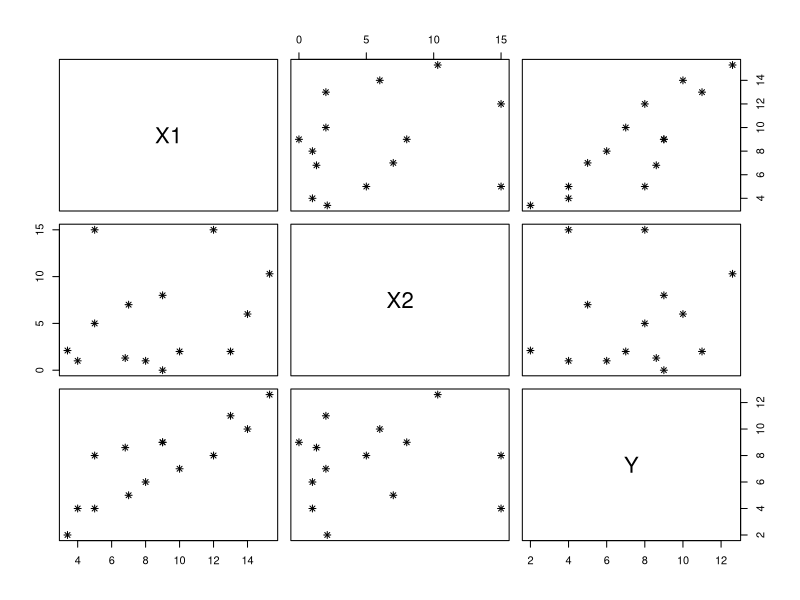
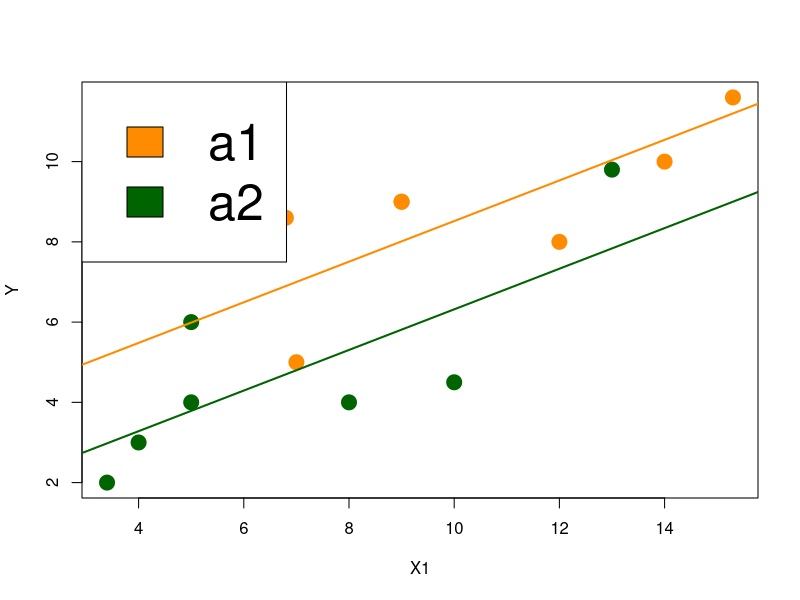
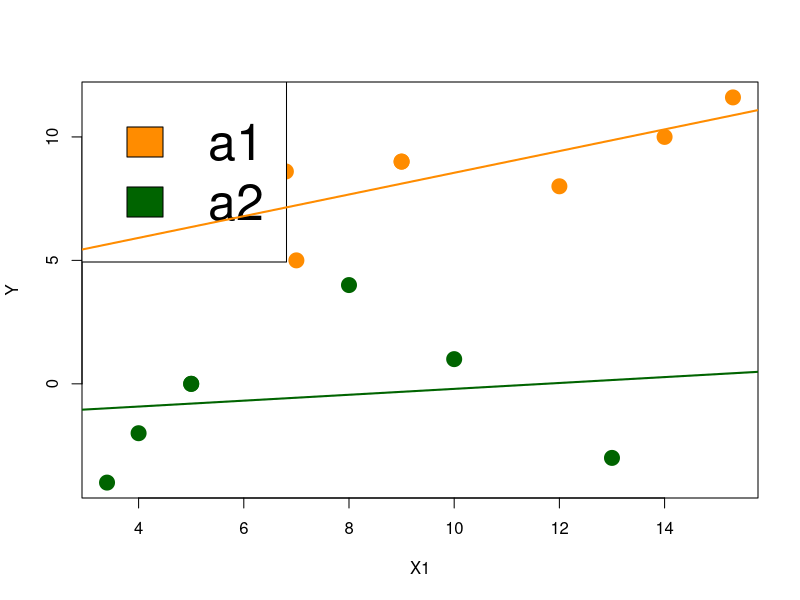

Source code (R) for these figures, in order:
## ---- chunk 1
#| echo: false

X1 <- c(9,8,12,9,10,14,5,4,13,7,5,3.4,15.3,6.8)
X2 <- c(0,1,15,8,2,6,5,1,2,7,15,2.1,10.3,1.3)
Y <- c(9,6,8,9,7,10,8,4,11,5,4,2,12.6,8.6)
LM <- lm(Y~X1+X2)
plot(data.frame(X1,X2,Y), pch = 8)
## ---- chunk 2
summary(LM)
## ---- chunk 3
#| results: hide

X1 <- c(9,8,12,9,10,14,5,4,13,7,5,3.4,15.3,6.8)
A <- c("a1","a2","a1","a1","a2","a1","a2","a2","a2",
"a1","a2","a2","a1","a1")
A <- as.factor(A)
Y <- c(9,4,8,9,4.5,10,6,3,9.8,5,4,2,11.6,8.6)
LM <- lm(Y~X1+A)
summary(LM)

## ---- chunk 4
#| echo: false 
mycof = coef(LM)
plot(Y ~ X1, pch = 19, cex = 2, col = ifelse(A == "a1", 
                                             "darkorange",
                                             "darkgreen"))
legend("topleft", fill = c("darkorange", "darkgreen"), 
       legend = levels(A), cex = 3)
abline(mycof[1], mycof[2], col = "darkorange", lwd = 2)
abline(mycof[1] + mycof[3], mycof[2], col = "darkgreen", lwd = 2)
## ---- chunk 5
summary(LM)
## ---- chunk 6
#| results: hide

X1 <- c(9,8,12,9,10,14,5,4,13,7,5,3.4,15.3,6.8)
A <- c("a1","a2","a1","a1","a2","a1","a2","a2","a2",
"a1","a2","a2","a1","a1")
A <- as.factor(A)
Y <- c(9,4,8,9,1,10,0,-2,-3,5,0,-4,11.6,8.6)
LM <- lm(Y~X1+A+X1*A)
summary(LM)
## ---- chunk 7
#| echo: false 
mycof = coef(LM)
plot(Y ~ X1, pch = 19, cex = 2, col = ifelse(A == "a1", 
                                             "darkorange",
                                             "darkgreen"))
legend("topleft", fill = c("darkorange", "darkgreen"), 
       legend = levels(A), cex = 3)
abline(mycof[1], mycof[2], col = "darkorange", lwd = 2)
abline((mycof[1] + mycof[3]), (mycof[2] + mycof[4]), col = "darkgreen", lwd = 2)
## ---- chunk 8
summary(LM)
